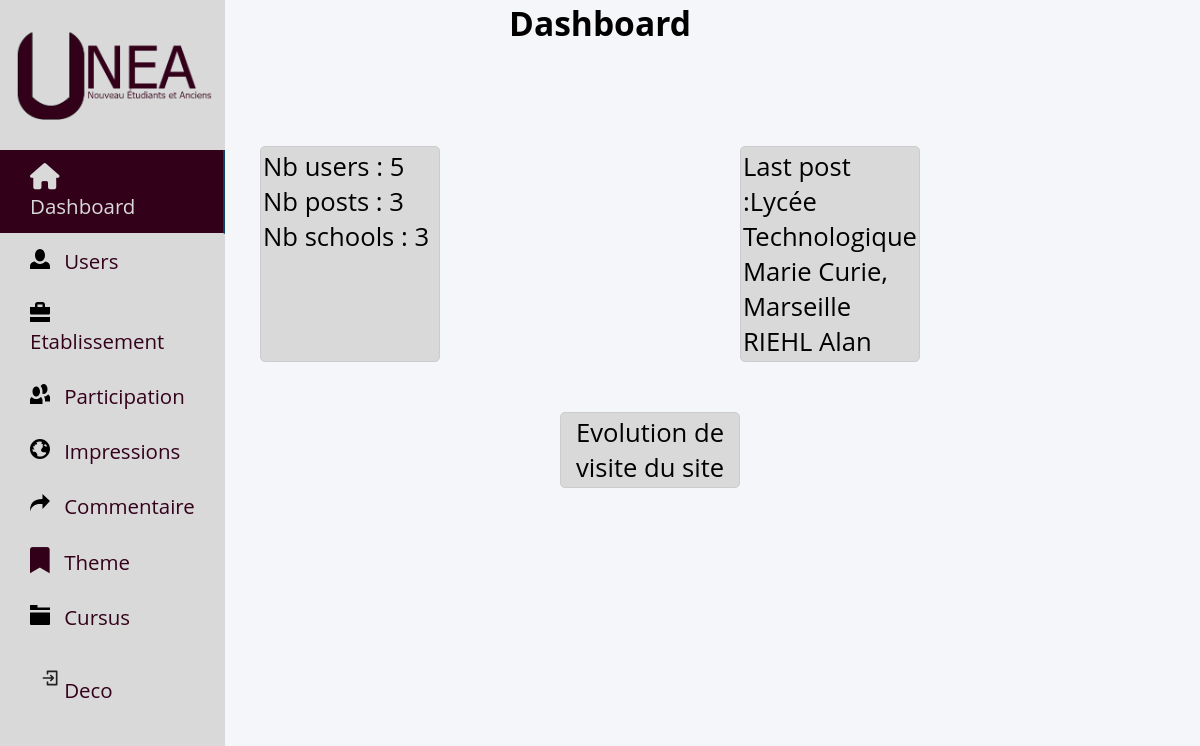
/admin/admin.php, run on the app's committed database.
### tables this page shows
CREATE TABLE IF NOT EXISTS `impression` (
  `id_imp` int NOT NULL AUTO_INCREMENT,
  `titre_imp` varchar(250) DEFAULT NULL,
  `contenu_imp` text,
  `date_imp` timestamp NOT NULL,
  `id_theme` int NOT NULL,
  `id_user` int NOT NULL,
  PRIMARY KEY (`id_imp`),
  KEY `id_theme` (`id_theme`),
  KEY `id_user` (`id_user`)
);

CREATE TABLE IF NOT EXISTS `user` (
  `id_user` int NOT NULL AUTO_INCREMENT,
  `nom_user` varchar(50) DEFAULT NULL,
  `prenom_user` varchar(50) DEFAULT NULL,
  `mail_user` varchar(50) DEFAULT NULL,
  `dtn_user` varchar(10) DEFAULT NULL,
  `mdp_user` varchar(65) DEFAULT NULL,
  `img_user` varchar(250) DEFAULT NULL,
  `role_user` int DEFAULT NULL,
  `newsLetter` tinyint(1) DEFAULT NULL,
  PRIMARY KEY (`id_user`)
);

### admin/admin.php (the view, shortened to what this page needs)
<!DOCTYPE html>
<html lang="en">
<head>
    <link rel="stylesheet" href="../assets/css/admin.css">
    <link rel="stylesheet" href="https://cdnjs.cloudflare.com/ajax/libs/font-awesome/6.0.0/css/all.min.css">
</head>
<body>
<?php
include('../include/bdd.php');
      include "../include/nav-admin.php";
       $sql_nb_user = "SELECT COUNT(id_user) FROM user";
       $result_user = $bdd->query($sql_nb_user);
       $nombreUtilisateurs = $result_user->fetchColumn();
       $sql_nb_post = "SELECT COUNT(id_imp) FROM impression";
       $result_post = $bdd->query($sql_nb_post);
       $nombrePost = $result_post->fetchColumn();
       $sql_nb_ecole = "SELECT COUNT(nom_etab) FROM etablissement";
       $result_ecole = $bdd->query($sql_nb_ecole);
       $nombreEcole = $result_ecole->fetchColumn();
$sql_last_post ="SELECT impression.titre_imp,user.nom_user,user.prenom_user  FROM impression INNER JOIN user on user.id_user=impression.id_user
                 ORDER BY impression.id_imp DESC
                 LIMIT 1";
$result_last=$bdd->query($sql_last_post);
while ($row = $result_last->fetch(PDO::FETCH_ASSOC)) {
?>
<h2 class="dashboard" >Dashboard</h2>
<div class="grid-container">
<div class="container">
        <li>Nb users :<?=" ".$nombreUtilisateurs ?> </li>
        <li>Nb posts :<?=" ".$nombrePost?></li>
        <li>Nb schools :<?=" ".$nombreEcole?></li>
    </div>
    <div class="container">
        <li>Last post :<?=$row["titre_imp"]." ".$row["nom_user"]." ".$row["prenom_user"] ; }?></li>
    </div>
    <div class="bottom-container container">
        <li>Evolution de visite du site </li>
    </div>
</div>
</body>
</html>

### assets/css/admin.css (style rules this page uses)
* { list-style: none; text-decoration: none; margin: 0; padding: 0; box-sizing: border-box; font-family: 'Open Sans', sans-serif; font-size: 1.28em; }
body { background: #f5f6fa; }
.container { padding: 2px; border: 1px solid #ccc; border-radius: 5px; width: 9em; text-align: left; background-color: #d9d9d9; font-size: 20px; }
.grid-container { margin-left:13em ; margin-top: 5em; display: grid; grid-template-columns: 1fr 1fr; grid-gap: 20px; font-size: 20px; }
.bottom-container { grid-column: 1 / -1; margin-top: 30px; text-align: center; margin-left: 15em; }
.dashboard { text-align: center; }

### data on the page
impression: nombreUtilisateurs "5", nombrePost "3", nombreEcole "3", titre_imp "Lycée Technologique Marie Curie, Marseille", id_user.nom_user "RIEHL", id_user.prenom_user "Alan"
